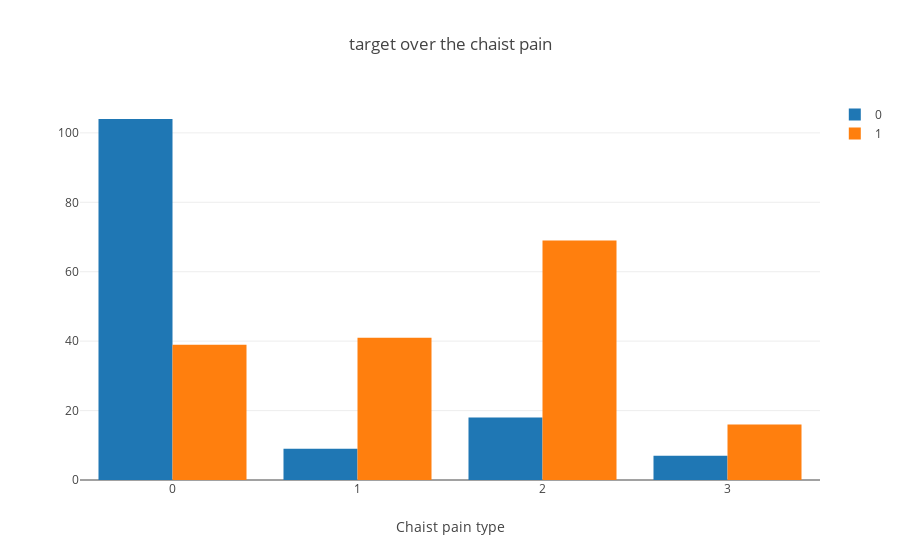

Write notebook code for a chart like this one.
### Code cell
col='cp'
d1=df[df['target']==0]
d2=df[df['target']==1]
v1=d1[col].value_counts().reset_index()
v1=v1.rename(columns={col:'count','index':col})
v1['percent']=v1['count'].apply(lambda x : 100*x/sum(v1['count']))
v1=v1.sort_values(col)
v2=d2[col].value_counts().reset_index()
v2=v2.rename(columns={col:'count','index':col})
v2['percent']=v2['count'].apply(lambda x : 100*x/sum(v2['count']))
v2=v2.sort_values(col)
trace1 = go.Bar(x=v1[col], y=v1["count"], name=0)
trace2 = go.Bar(x=v2[col], y=v2["count"], name=1)
data = [trace1, trace2]
layout={'title':"target over the chaist pain",'xaxis':{'title':"Chaist pain type"}}
#layout = go.Layout(title="Content added over the years", legend=dict(x=0.1, y=1.1, orientation="h"))
fig = go.Figure(data, layout=layout)
iplot(fig)

### Figure 1 — Plotly figure (JSON) as saved in the notebook; plotly's stock layout.template omitted (floating-point values rounded to 4 significant figures)
{"data": [{"name": "0", "type": "bar", "uid": "3d8c7a26-ef57-46d5-8be4-934a6a59d5f0", "x": [0, 1, 2, 3], "y": [104, 9, 18, 7]}, {"name": "1", "type": "bar", "uid": "e14933a6-705d-421f-ae21-9aa093083a62", "x": [0, 1, 2, 3], "y": [39, 41, 69, 16]}], "layout": {"title": {"text": "target over the chaist pain"}, "xaxis": {"title": {"text": "Chaist pain type"}}}}
